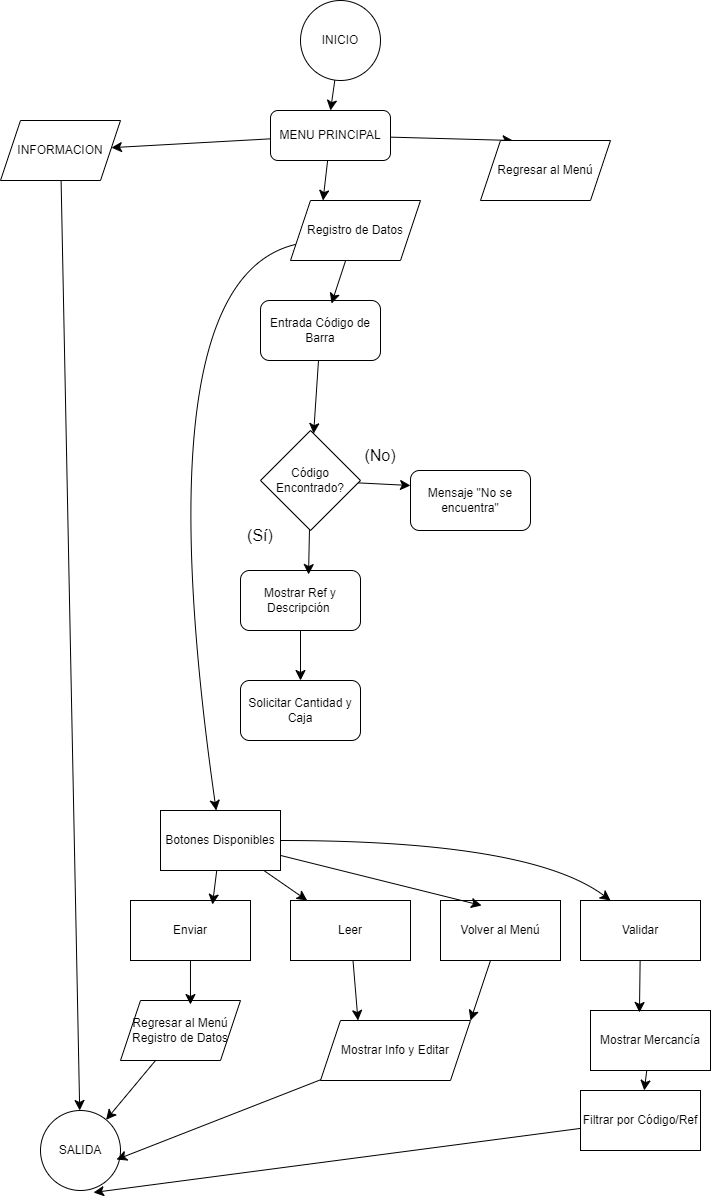
#> input picture uploads/APPEMPAQUES.png, 711 x 1197 px; its folder holds only this picture in this run
$ python -i app.py   (imports and definitions only)
#> lines starting #> are read from the running program, lines starting #| are printed output that depends on the picture
from flask import Flask, render_template, request
import cv2
import numpy as np
import os

# [1 line not run here, left out]

def find_similar_images(uploaded_image_path):
#> called with uploaded_image_path = 'uploads/APPEMPAQUES.png'
    image_dir = 'static/uploads'
    similar_images = []

    # Cargar la imagen subida
    uploaded_img = cv2.imread(uploaded_image_path, cv2.IMREAD_GRAYSCALE)
#> uploaded_img is the input picture: shape (1197, 711); min 0, max 255, mean 250.2
    uploaded_img = cv2.resize(uploaded_img, (100, 100))  # Redimensionar para comparación
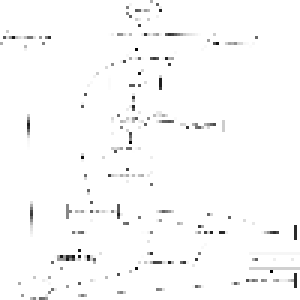
#> uploaded_img: shape (100, 100) (shown 3 times larger); min 0, max 255, mean 250.8

    for filename in os.listdir(image_dir):
        if filename.endswith(('.png', '.jpg', '.jpeg')):
            img_path = os.path.join(image_dir, filename)
            img = cv2.imread(img_path, cv2.IMREAD_GRAYSCALE)
            img = cv2.resize(img, (100, 100))  # Redimensionar para comparación

            # Comparar la imagen
            diff = cv2.absdiff(uploaded_img, img)
#> diff: shape (100, 100); every value is 0
            non_zero_count = np.count_nonzero(diff)
#> non_zero_count = 0

            # Umbral para considerar imágenes como similares
            if non_zero_count < 8000:  # Ajusta este valor según sea necesario
                similar_images.append(filename)

    return similar_images

# [13 lines that did not run here, left out]

# [2 lines not run here, left out]

>>> result = find_similar_images('uploads/APPEMPAQUES.png')
